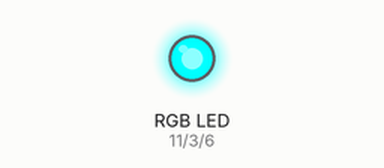
Bench run of a sketch on a simulated Arduino Uno, built with avr-gcc and run on an emulated ATmega328P. Parts: an RGB LED mixed from three pins (HIGH = lit).

Above: at 1.0 s.
At 3.0 s:
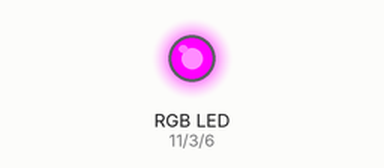
At 5.0 s:
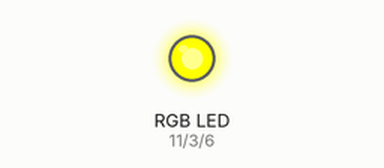
Timing chart, 0 to 7.8 s (numbered marks = the images above):
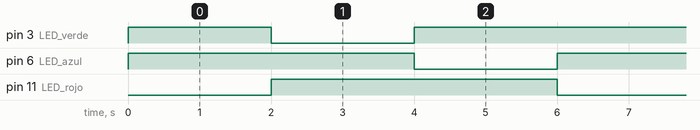

Measured:
- by itself, pin 3 (LED_verde): repeats every 6.0 s: LOW 2.0 s, HIGH 4.0 s
- by itself, pin 6 (LED_azul), pin 11 (LED_rojo): alternates HIGH for 4.0 s and LOW for 2.0 s
- by itself, everything shown: repeats every 6.0 s, in 3 steps

The sketch:

pruebaledrgb.ino
```cpp
const int LED_rojo = 11;
const int LED_verde = 3;
const int LED_azul = 6;

void setup() {
  pinMode(LED_rojo, OUTPUT);
  pinMode(LED_verde, OUTPUT);
  pinMode(LED_azul, OUTPUT);
}

void loop() {
  // Rojo
  analogWrite(LED_rojo, 0);
  analogWrite(LED_verde, 255);
  analogWrite(LED_azul, 255);
  delay(2000);

  // Verde
  analogWrite(LED_rojo, 255);
  analogWrite(LED_verde, 0);
  analogWrite(LED_azul, 255);
  delay(2000);

  // Azul
  analogWrite(LED_rojo, 255);
  analogWrite(LED_verde, 255);
  analogWrite(LED_azul, 0);
  delay(2000);
}
```
